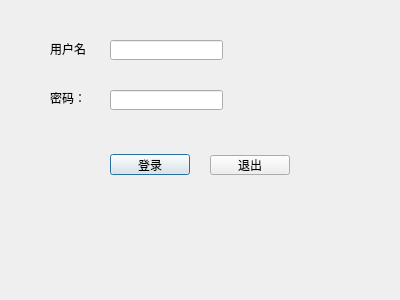
<?xml version="1.0" encoding="UTF-8"?>
<ui version="4.0">
 <class>LoginDialog</class>
 <widget class="QDialog" name="LoginDialog">
  <property name="geometry">
   <rect>
    <x>0</x>
    <y>0</y>
    <width>400</width>
    <height>300</height>
   </rect>
  </property>
  <property name="windowTitle">
   <string>Dialog</string>
  </property>
  <widget class="QLabel" name="label">
   <property name="geometry">
    <rect>
     <x>50</x>
     <y>39</y>
     <width>41</width>
     <height>20</height>
    </rect>
   </property>
   <property name="text">
    <string>用户名：</string>
   </property>
  </widget>
  <widget class="QLabel" name="label_2">
   <property name="geometry">
    <rect>
     <x>50</x>
     <y>90</y>
     <width>41</width>
     <height>16</height>
    </rect>
   </property>
   <property name="text">
    <string>密码：</string>
   </property>
  </widget>
  <widget class="QLineEdit" name="usrLineEdit">
   <property name="geometry">
    <rect>
     <x>110</x>
     <y>40</y>
     <width>113</width>
     <height>20</height>
    </rect>
   </property>
  </widget>
  <widget class="QLineEdit" name="pwdLineEdit">
   <property name="geometry">
    <rect>
     <x>110</x>
     <y>90</y>
     <width>113</width>
     <height>20</height>
    </rect>
   </property>
   <property name="echoMode">
    <enum>QLineEdit::Password</enum>
   </property>
  </widget>
  <widget class="QPushButton" name="loginBtn">
   <property name="geometry">
    <rect>
     <x>110</x>
     <y>154</y>
     <width>80</width>
     <height>21</height>
    </rect>
   </property>
   <property name="text">
    <string>登录</string>
   </property>
  </widget>
  <widget class="QPushButton" name="exitBtn">
   <property name="geometry">
    <rect>
     <x>210</x>
     <y>155</y>
     <width>80</width>
     <height>20</height>
    </rect>
   </property>
   <property name="text">
    <string>退出</string>
   </property>
  </widget>
 </widget>
 <resources/>
 <connections/>
</ui>
